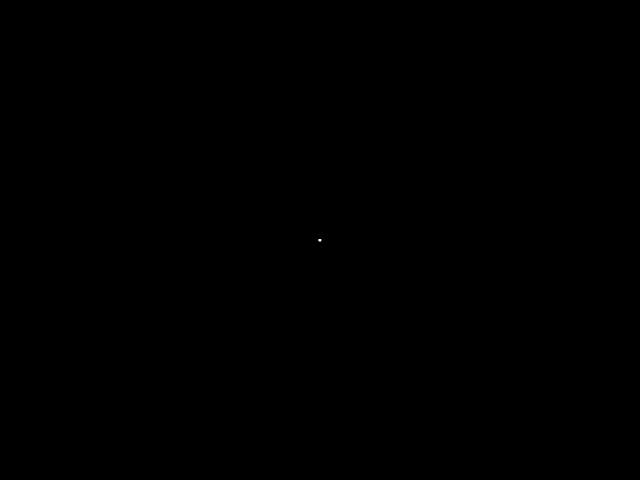
Frame 1 (no input)
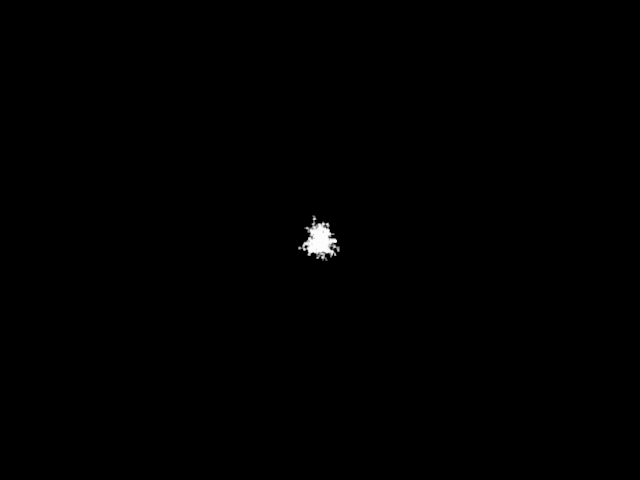
Frame 60 (no input)
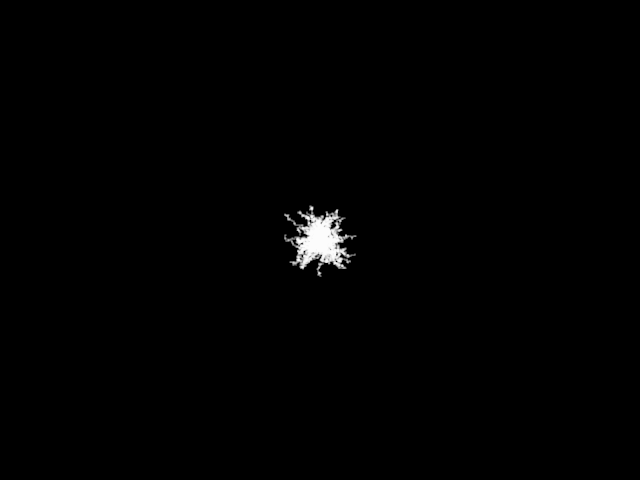
Frame 120 (the mouse pressed at the canvas centre since frame 60)

The p5.js sketch that drew these frames (run headless with seeded random() and noise() and a simulated clock; from frame 60 on, the mouse is pressed at the canvas centre):

// p5.js sketch
// ── sketch.js
let walker = [];
let walker1 = [];
let walker2 = [];
let walker3 = [];
let walker4 = [];
let walker5 = [];
let walker6 = [];
let walker7 = [];
let walker8 = [];

function setup() {
  createCanvas(640, 480);
  for (let i = 0; i < 10; i++) {
    walker[i] = new Walker();
    walker1[i] = new Walker();
    walker2[i] = new Walker();
    walker3[i] = new Walker();
    walker4[i] = new Walker();
    walker5[i] = new Walker();
    walker6[i] = new Walker();
    walker7[i] = new Walker();
    walker8[i] = new Walker();
  }
  background(0);
  // fill("red");
  // ellipse(width/2, height/2, 480, 480);
}

function draw() {
  for (let i = 0; i < 10; i++) {
    walker[i].render();
    walker[i].stepRandom();   
    walker[i].constrain(); 
    
    walker[i].render();
    walker[i].stepRandom();   
    walker[i].constrain();
    
    walker1[i].render();
    walker1[i].stepUp();
    walker1[i].constrain();
    
    walker2[i].render();
    walker2[i].stepDown();
    walker2[i].constrain();
    
    walker3[i].render();
    walker3[i].stepLeft();
    walker3[i].constrain();
    
    walker4[i].render();
    walker4[i].stepRight();
    walker4[i].constrain();
    
    walker5[i].render();
    walker5[i].stepUpLeft();
    walker5[i].constrain();
    
    walker6[i].render();
    walker6[i].stepUpRight();
    walker6[i].constrain();
    
    walker7[i].render();
    walker7[i].stepDownLeft();
    walker7[i].constrain();
    
    walker8[i].render();
    walker8[i].stepDownRight();
    walker8[i].constrain();
  }
}
// ── walker.js
class Walker {
  constructor() {
    this.x = width / 2;
    this.y = height / 2;
    // this.pos = createVector(width/2,height/2);
  }

  render() {
    stroke(255);
    point(this.x, this.y);
  }

  stepRandom() {
    let newX = this.x + 200000;
    let newY = this.y + 200000;
    while (dist(newX, newY, width / 2, height / 2) > 50) {
      let choice = floor(random(4));
      newX = this.x;
      newY = this.y;
      if (choice === 0) {
        newX ++;
      } else if (choice == 1) {
        newX --;
      } else if (choice == 2) {
        newY ++;
      } else if (choice == 3) {
        newY --;
      }
    }
    this.x = newX;
    this.y = newY;
  }

  stepUp() {
    let newX = this.x + 200000;
    let newY = this.y + 200000;
    while (dist(newX, newY, width / 2, height / 2) > 240) {
      let choice = floor(random(7));
      newX = this.x;
      newY = this.y;
      if (choice === 0 || choice == 5) {
        newX ++;
      } else if (choice == 1 || choice == 6) {
        newX --;
      } else if (choice == 2) {
        newY++;
      } else if (choice == 3 || choice == 4) {
        newY--;
      }
    }
    this.x = newX;
    this.y = newY;
  }

  stepDown() {
    let newX = this.x + 200000;
    let newY = this.y + 200000;
    while (dist(newX, newY, width / 2, height / 2) > 240) {
      let choice = floor(random(7));
      newX = this.x;
      newY = this.y;
       if (choice === 0 || choice == 5) {
        newX ++;
      } else if (choice == 1 || choice == 6) {
        newX --;
      } else if (choice == 2 || choice == 3) {
        newY++;
      } else if (choice == 4) {
        newY--;
      }
    }
    this.x = newX;
    this.y = newY;
  }

  stepLeft() {
    let newX = this.x + 200000;
    let newY = this.y + 200000;
    while (dist(newX, newY, width / 2, height / 2) > 240) {
      let choice = floor(random(7));
      newX = this.x;
      newY = this.y;
       if (choice === 0) {
        newX ++;
      } else if (choice == 1 || choice == 2) {
        newX --;
      } else if (choice == 3 || choice == 4) {
        newY++;
      } else if (choice == 5 || choice == 6) {
        newY--;
      }
    }
    this.x = newX;
    this.y = newY;
  }
  
  stepRight() {
    let newX = this.x + 200000;
    let newY = this.y + 200000;
    while (dist(newX, newY, width / 2, height / 2) > 240) {
      let choice = floor(random(7));
      newX = this.x;
      newY = this.y;
       if (choice === 0 || choice == 1) {
        newX ++;
      } else if (choice == 2) {
        newX --;
      } else if (choice == 3 || choice == 4) {
        newY++;
      } else if (choice == 5 || choice == 6) {
        newY--;
      }
    }
    this.x = newX;
    this.y = newY;
  }
 
  stepUpLeft() {
    let newX = this.x + 200000;
    let newY = this.y + 200000;
    while (dist(newX, newY, width / 2, height / 2) > 240) {
      let choice = floor(random(6));
      newX = this.x;
      newY = this.y;
       if (choice === 0) {
        newX ++;
      } else if (choice == 1 || choice == 2) {
        newX --;
      } else if (choice == 3) {
        newY++;
      } else if (choice == 4 || choice == 5) {
        newY--;
      }
    }
    this.x = newX;
    this.y = newY;
  }

  stepUpRight() {
    let newX = this.x + 200000;
    let newY = this.y + 200000;
    while (dist(newX, newY, width / 2, height / 2) > 240) {
      let choice = floor(random(6));
      newX = this.x;
      newY = this.y;
       if (choice === 0 || choice == 1) {
        newX ++;
      } else if (choice == 2) {
        newX --;
      } else if (choice == 3) {
        newY++;
      } else if (choice == 4 || choice == 5) {
        newY--;
      }
    }
    this.x = newX;
    this.y = newY;
  }


  stepDownLeft() {
    let newX = this.x + 200000;
    let newY = this.y + 200000;
    while (dist(newX, newY, width / 2, height / 2) > 240) {
      let choice = floor(random(6));
      newX = this.x;
      newY = this.y;
       if (choice === 0) {
        newX ++;
      } else if (choice == 1 || choice == 2) {
        newX --;
      } else if (choice == 3 || choice == 4) {
        newY++;
      } else if (choice == 5) {
        newY--;
      }
    }
    this.x = newX;
    this.y = newY;
  }
  
  stepDownRight() {
    let newX = this.x + 200000;
    let newY = this.y + 200000;
    while (dist(newX, newY, width / 2, height / 2) > 240) {
      let choice = floor(random(6));
      newX = this.x;
      newY = this.y;
       if (choice === 0 || choice == 1) {
        newX ++;
      } else if (choice == 2) {
        newX --;
      } else if (choice == 3 || choice == 4) {
        newY++;
      } else if (choice == 5) {
        newY--;
      }
    }
    this.x = newX;
    this.y = newY;
  }

  constrain() {
    let a = this.x * this.x + this.y * this.y;
    let b = 230400;
    a = constrain(0, b);
  }
}
